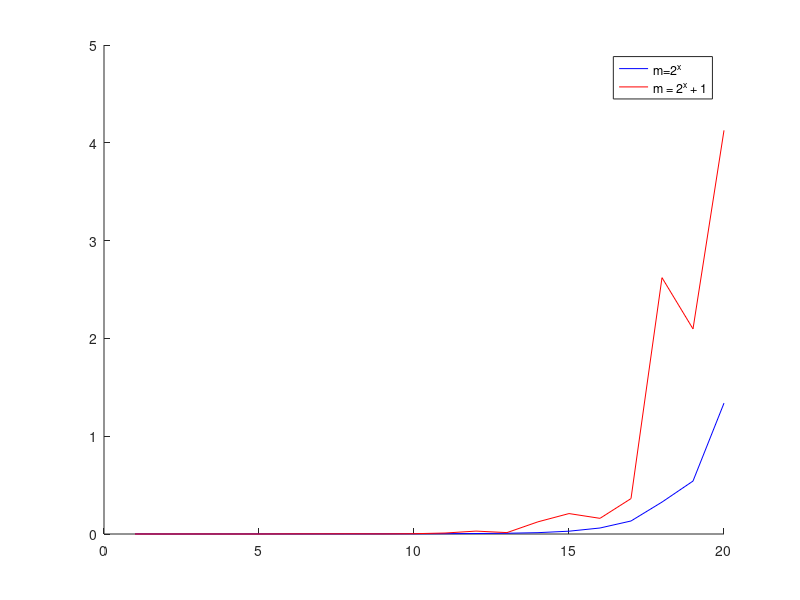

Source code (MATLAB):
% problem 13.5
% time fft for m=2^k, k=6,7,...
% plot result

clf;
hold on;

time  = [];
time1 = [];
for i = 6:25
	r  = rand(2^i, 1);
	tic;
	fft(r);
	time(i-5)=toc;
	tic;
	fft([r; rand]);
	time1(i-5)=toc;
end

plot(time, 'b');
plot(time1,'r');
legend("m=2^x","m = 2^x + 1")

hold off;
